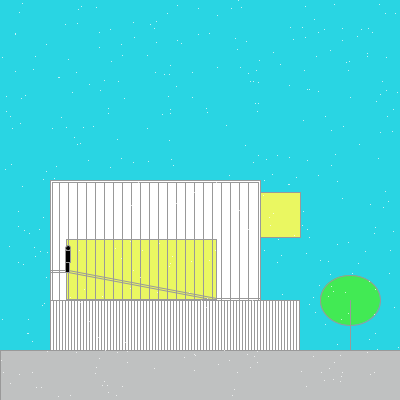
Frame 1 (no input)
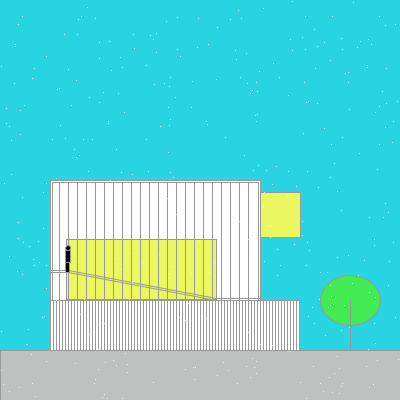
Frame 60 (the mouse pressed at the canvas centre just before this capture)
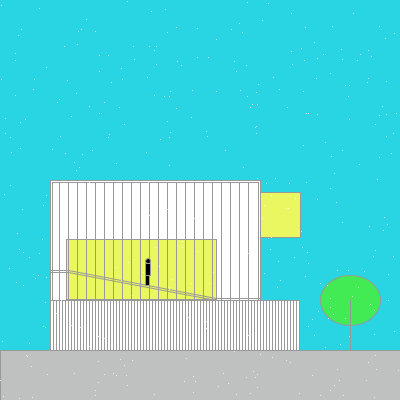
Frame 120 (the mouse held since frame 60 and released just before this capture)

The Processing sketch that drew these frames (run headless with seeded random() and noise(); from frame 60 on, the mouse is pressed at the canvas centre):

// Processing sketch: processing_131639
// ── processing_131639.pde

//Ana Carolina Luiz Rahal S53 UTFPR
//Primetime Nursey School-Stúdio MK27

// Neve
int pingos=400;
float [] chuvax;
float [] chuvay;

void setup() {
  size(400, 400);
 //neve
  stroke(255);
  chuvax = new float[pingos];
  chuvay = new float[pingos];
  for (int i=0; i<pingos; i++)
  {
    chuvax[i] = floor(random(width));
    chuvay[i] = floor(random(height));
  }
}

void draw() {
  background(41,213,227);
  stroke(153);
  fill(255);
    rect(50, 300, 249, 50);
  //x,y,largura,altura
  //retângulo da base

fill(191,193,193);
rect(0,350,400,50);
//calçada

  fill(153);
  for (int i = 50;i < 300; i = i+3) {
    line(i, 300, i, 350);
  }
  //linhas repetidas do retângulo da base
  
  fill(255);
  rect(50, 180, 210, 120);
  rect(52, 182, 206, 118);
  //retângulo superior

  fill(234, 247, 97);
  rect(66, 239, 150, 60);
  //reângulo verde limão

  fill(153);
  for (int i = 50;i < 256; i = i+9) {
    line(i, 182, i, 300);
  }
  //linhas repetidas do retângulo superior

  fill(234, 247, 97);
  rect(260, 192, 40, 45);
  //retangulo lateral
  
  fill(66, 234, 84);
  ellipse(350, 300, 60, 50);//arbusto
  line(350, 300, 350, 350);//tronco
  
  fill(255);
  strokeWeight(1);
 line (50,270,68,270);
 line(50,272,68,272);
 //parte reta da rampa
 
 line(68,270,216,298);
 line(68,272,216,300);
 //parte inclinada da rampa
 
 line(216,298,260,298);
 line(216,300,260,300);
 //final da rampa
 
  line(0, 350, 400, 350);//chão
  
   //HOMEM
  fill(0);
  pushMatrix();
  translate(mouseX/2.5,mouseX/15);
  ellipse(68,248,5,5);
  //rosto
  rect(65,250,5,12);
  //tronco
  rect(65,262,4,10);
  //pé
  popMatrix();
 stroke(255);
  for (int i=0; i<pingos; i++)
  {
    point(chuvax[i], chuvay[i]);
    chuvay[i]=chuvay[i]+random(-0.1, 0.5);
    chuvax[i]=chuvax[i]+random(-0.1, 0.1);
    if (chuvay[i]>height)
    {
      chuvax[i] = floor(random(width*1.5));
      chuvay[i] = 0;floor(random(height));
    }
  }
}

void keyPressed()
{
  background(random(255), random(255), random(255));
}
